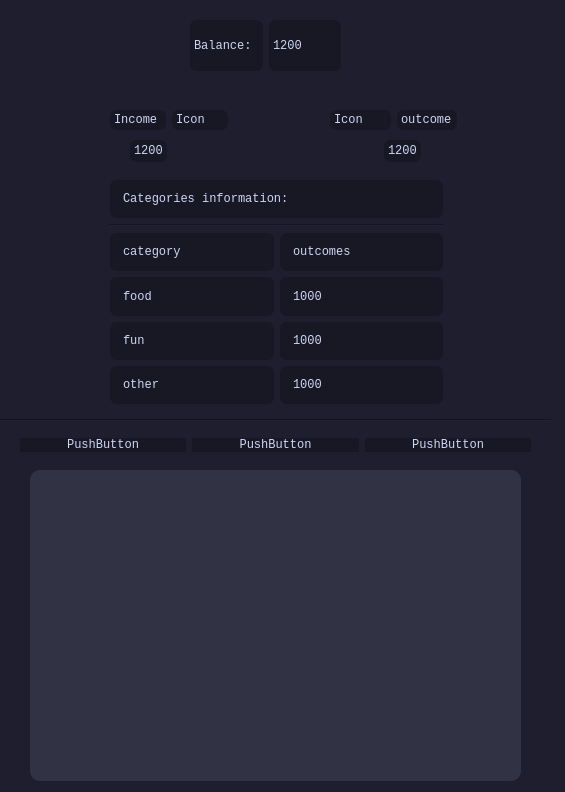
<?xml version="1.0" encoding="UTF-8"?>
<ui version="4.0">
 <class>MainWindow</class>
 <widget class="QMainWindow" name="MainWindow">
  <property name="geometry">
   <rect>
    <x>0</x>
    <y>0</y>
    <width>565</width>
    <height>792</height>
   </rect>
  </property>
  <property name="windowTitle">
   <string>tittle</string>
  </property>
  <property name="styleSheet">
   <string notr="true">background-color: #1e1e2e;
font-family: Liberation Mono;
color: #cdd6f4;</string>
  </property>
  <widget class="QWidget" name="centralwidget">
   <widget class="Line" name="line">
    <property name="geometry">
     <rect>
      <x>0</x>
      <y>410</y>
      <width>551</width>
      <height>21</height>
     </rect>
    </property>
    <property name="orientation">
     <enum>Qt::Horizontal</enum>
    </property>
   </widget>
   <widget class="QTableView" name="tableView">
    <property name="geometry">
     <rect>
      <x>30</x>
      <y>470</y>
      <width>491</width>
      <height>311</height>
     </rect>
    </property>
    <property name="styleSheet">
     <string notr="true">background-color: #313244;
border-radius: 10%</string>
    </property>
   </widget>
   <widget class="QWidget" name="layoutWidget">
    <property name="geometry">
     <rect>
      <x>20</x>
      <y>430</y>
      <width>511</width>
      <height>31</height>
     </rect>
    </property>
    <layout class="QHBoxLayout" name="horizontalLayout_9">
     <item>
      <widget class="QPushButton" name="pushButton_4">
       <property name="styleSheet">
        <string notr="true">background-color: rgb(24, 24, 37);
border-radius: 9px;</string>
       </property>
       <property name="text">
        <string>PushButton</string>
       </property>
       <property name="icon">
        <iconset resource="fonts/res-rc.qrc">
         <normaloff>:/icons/restaurant_24dp_FILL0_wght400_GRAD0_opsz24.svg</normaloff>:/icons/restaurant_24dp_FILL0_wght400_GRAD0_opsz24.svg</iconset>
       </property>
      </widget>
     </item>
     <item>
      <widget class="QPushButton" name="pushButton_3">
       <property name="styleSheet">
        <string notr="true">background-color: rgb(24, 24, 37);
border-radius: 9px;</string>
       </property>
       <property name="text">
        <string>PushButton</string>
       </property>
      </widget>
     </item>
     <item>
      <widget class="QPushButton" name="pushButton_2">
       <property name="styleSheet">
        <string notr="true">background-color: rgb(24, 24, 37);
border-radius: 9px;</string>
       </property>
       <property name="text">
        <string>PushButton</string>
       </property>
      </widget>
     </item>
    </layout>
   </widget>
   <widget class="QWidget" name="layoutWidget">
    <property name="geometry">
     <rect>
      <x>190</x>
      <y>20</y>
      <width>151</width>
      <height>51</height>
     </rect>
    </property>
    <layout class="QHBoxLayout" name="horizontalLayout">
     <item>
      <widget class="QLabel" name="label">
       <property name="styleSheet">
        <string notr="true">background-color: #181825;
padding-left: 1px;
border-radius: 6% ;</string>
       </property>
       <property name="text">
        <string>Balance:</string>
       </property>
      </widget>
     </item>
     <item>
      <widget class="QLabel" name="label_2">
       <property name="styleSheet">
        <string notr="true">background-color: #181825;
padding-left: 1px;
border-radius: 6% ;</string>
       </property>
       <property name="text">
        <string>1200</string>
       </property>
      </widget>
     </item>
    </layout>
   </widget>
   <widget class="QWidget" name="layoutWidget">
    <property name="geometry">
     <rect>
      <x>130</x>
      <y>140</y>
      <width>291</width>
      <height>22</height>
     </rect>
    </property>
    <layout class="QHBoxLayout" name="horizontalLayout_4">
     <item>
      <widget class="QLabel" name="label_5">
       <property name="styleSheet">
        <string notr="true">background-color: #181825;
padding-left: 1px;
border-radius: 6% ;</string>
       </property>
       <property name="text">
        <string>1200</string>
       </property>
      </widget>
     </item>
     <item>
      <spacer name="horizontalSpacer">
       <property name="orientation">
        <enum>Qt::Horizontal</enum>
       </property>
       <property name="sizeHint" stdset="0">
        <size>
         <width>40</width>
         <height>20</height>
        </size>
       </property>
      </spacer>
     </item>
     <item>
      <spacer name="horizontalSpacer_2">
       <property name="orientation">
        <enum>Qt::Horizontal</enum>
       </property>
       <property name="sizeHint" stdset="0">
        <size>
         <width>40</width>
         <height>20</height>
        </size>
       </property>
      </spacer>
     </item>
     <item>
      <widget class="QLabel" name="label_6">
       <property name="styleSheet">
        <string notr="true">background-color: #181825;
padding-left: 1px;
border-radius: 6% ;</string>
       </property>
       <property name="text">
        <string>1200</string>
       </property>
      </widget>
     </item>
    </layout>
   </widget>
   <widget class="QWidget" name="layoutWidget">
    <property name="geometry">
     <rect>
      <x>110</x>
      <y>180</y>
      <width>333</width>
      <height>224</height>
     </rect>
    </property>
    <layout class="QVBoxLayout" name="verticalLayout">
     <item>
      <widget class="QLabel" name="label_9">
       <property name="styleSheet">
        <string notr="true">background-color: #181825;
padding-left: 10px;
border-radius: 6px ;</string>
       </property>
       <property name="text">
        <string>Categories information:</string>
       </property>
      </widget>
     </item>
     <item>
      <widget class="Line" name="line_2">
       <property name="orientation">
        <enum>Qt::Horizontal</enum>
       </property>
      </widget>
     </item>
     <item>
      <layout class="QHBoxLayout" name="horizontalLayout_5">
       <item>
        <widget class="QLabel" name="label_11">
         <property name="styleSheet">
          <string notr="true">background-color: #181825;
padding-left: 10px;
border-radius: 6px ;</string>
         </property>
         <property name="text">
          <string>category</string>
         </property>
        </widget>
       </item>
       <item>
        <widget class="QLabel" name="label_12">
         <property name="styleSheet">
          <string notr="true">background-color: #181825;
padding-left: 10px;
border-radius: 6px ;</string>
         </property>
         <property name="text">
          <string>outcomes</string>
         </property>
        </widget>
       </item>
      </layout>
     </item>
     <item>
      <layout class="QHBoxLayout" name="horizontalLayout_6">
       <item>
        <widget class="QLabel" name="label_14">
         <property name="styleSheet">
          <string notr="true">background-color: #181825;
padding-left: 10px;
border-radius: 6px ;</string>
         </property>
         <property name="text">
          <string>food</string>
         </property>
        </widget>
       </item>
       <item>
        <widget class="QLabel" name="label_13">
         <property name="styleSheet">
          <string notr="true">background-color: #181825;
padding-left: 10px;
border-radius: 6px ;</string>
         </property>
         <property name="text">
          <string>1000</string>
         </property>
        </widget>
       </item>
      </layout>
     </item>
     <item>
      <layout class="QHBoxLayout" name="horizontalLayout_7">
       <item>
        <widget class="QLabel" name="label_17">
         <property name="styleSheet">
          <string notr="true">background-color: #181825;
padding-left: 10px;
border-radius: 6px ;</string>
         </property>
         <property name="text">
          <string>fun</string>
         </property>
        </widget>
       </item>
       <item>
        <widget class="QLabel" name="label_18">
         <property name="styleSheet">
          <string notr="true">background-color: #181825;
padding-left: 10px;
border-radius: 6px ;</string>
         </property>
         <property name="text">
          <string>1000</string>
         </property>
        </widget>
       </item>
      </layout>
     </item>
     <item>
      <layout class="QHBoxLayout" name="horizontalLayout_8">
       <item>
        <widget class="QLabel" name="label_20">
         <property name="styleSheet">
          <string notr="true">background-color: #181825;
padding-left: 10px;
border-radius: 6px ;</string>
         </property>
         <property name="text">
          <string>other</string>
         </property>
        </widget>
       </item>
       <item>
        <widget class="QLabel" name="label_21">
         <property name="styleSheet">
          <string notr="true">background-color: #181825;
padding-left: 10px;
border-radius: 6px ;</string>
         </property>
         <property name="text">
          <string>1000</string>
         </property>
        </widget>
       </item>
      </layout>
     </item>
    </layout>
   </widget>
   <widget class="QWidget" name="layoutWidget">
    <property name="geometry">
     <rect>
      <x>110</x>
      <y>110</y>
      <width>118</width>
      <height>20</height>
     </rect>
    </property>
    <layout class="QHBoxLayout" name="horizontalLayout_2">
     <item>
      <widget class="QLabel" name="label_4">
       <property name="styleSheet">
        <string notr="true">background-color: #181825;
padding-left: 1px;
border-radius: 6% ;</string>
       </property>
       <property name="text">
        <string>Income</string>
       </property>
      </widget>
     </item>
     <item>
      <widget class="QLabel" name="label_3">
       <property name="styleSheet">
        <string notr="true">background-color: #181825;
padding-left: 1px;
border-radius: 6% ;</string>
       </property>
       <property name="text">
        <string>Icon</string>
       </property>
      </widget>
     </item>
    </layout>
   </widget>
   <widget class="QWidget" name="layoutWidget">
    <property name="geometry">
     <rect>
      <x>330</x>
      <y>110</y>
      <width>127</width>
      <height>20</height>
     </rect>
    </property>
    <layout class="QHBoxLayout" name="horizontalLayout_3">
     <item>
      <widget class="QLabel" name="label_8">
       <property name="styleSheet">
        <string notr="true">background-color: #181825;
padding-left: 1px;
border-radius: 6% ;</string>
       </property>
       <property name="text">
        <string>Icon</string>
       </property>
      </widget>
     </item>
     <item>
      <widget class="QLabel" name="label_7">
       <property name="styleSheet">
        <string notr="true">background-color: #181825;
padding-left: 1px;
border-radius: 6% ;</string>
       </property>
       <property name="text">
        <string>outcome</string>
       </property>
      </widget>
     </item>
    </layout>
   </widget>
  </widget>
 </widget>
 <resources>
  <include location="fonts/res-rc.qrc"/>
 </resources>
 <connections/>
</ui>
